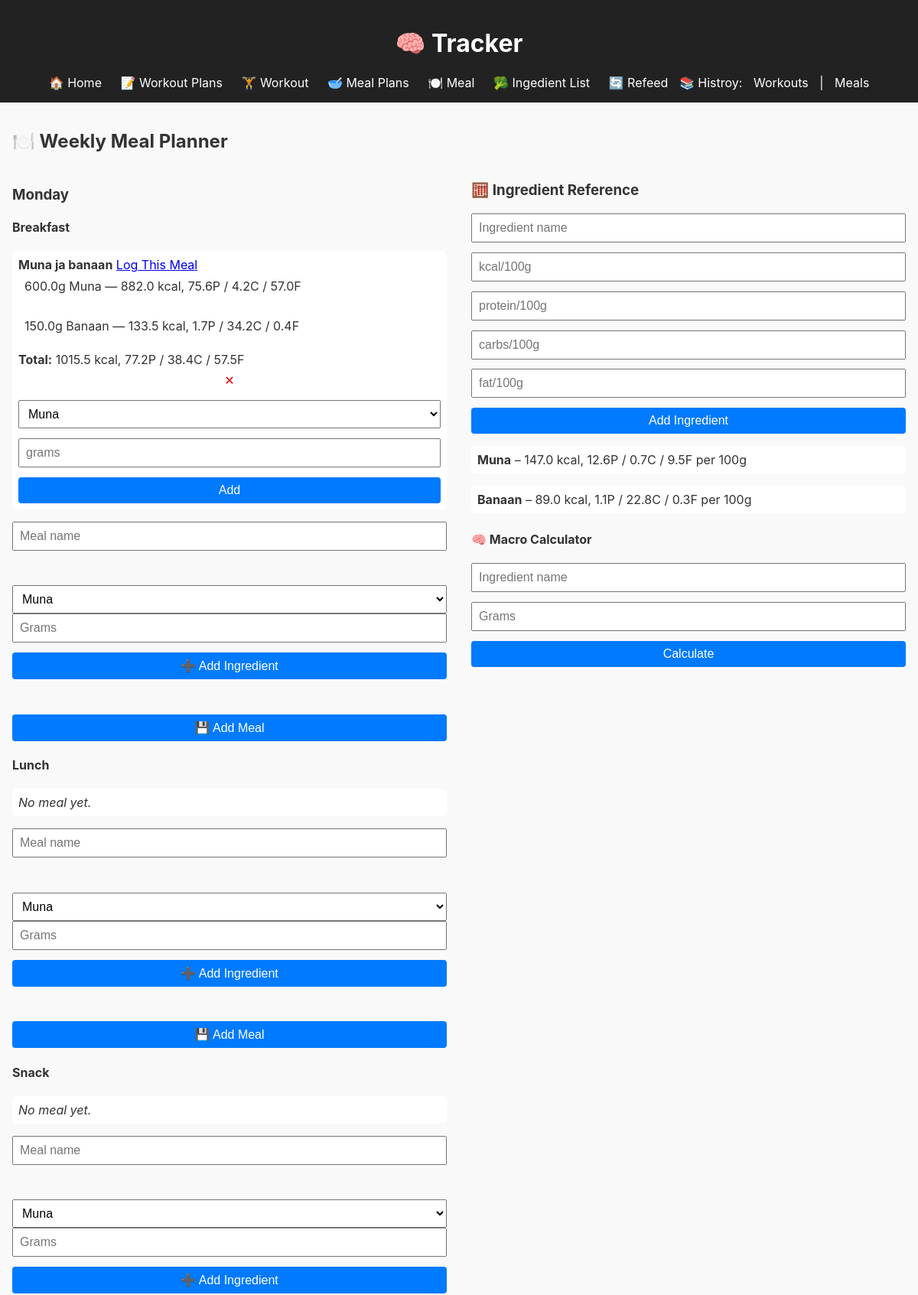
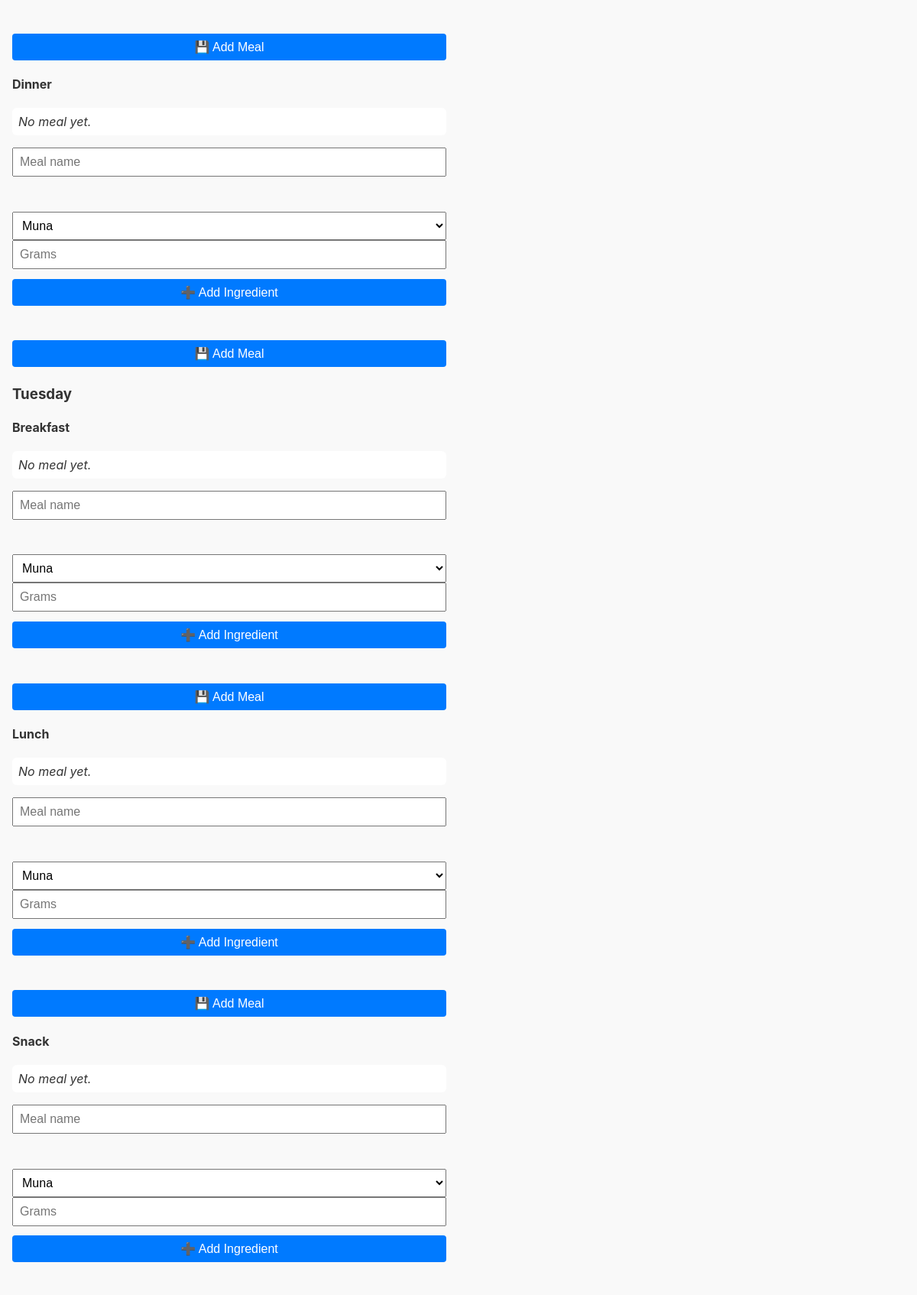
/meal_plans/ (upper part), run on the app's committed database (2 pictures, top to bottom).
### tables this page shows
CREATE TABLE meal_plans (
    id INTEGER PRIMARY KEY AUTOINCREMENT,
    day TEXT NOT NULL,
    meal_type TEXT NOT NULL,
    name TEXT NOT NULL,
    ingredients TEXT,
    calories REAL
);

CREATE TABLE meal_ingredients (
  id INTEGER PRIMARY KEY,
  meal_id INTEGER NOT NULL,
  ingredient_id INTEGER NOT NULL,
  grams REAL NOT NULL,
  FOREIGN KEY(meal_id) REFERENCES meal_plans(id),
  FOREIGN KEY(ingredient_id) REFERENCES ingredients(id)
);

CREATE TABLE ingredients (
    id INTEGER PRIMARY KEY AUTOINCREMENT,
    name TEXT NOT NULL UNIQUE,
    calories REAL NOT NULL,
    protein REAL NOT NULL,
    carbs REAL NOT NULL,
    fat REAL NOT NULL
);

### blueprints/meal_plans.py (the view)
@meal_plans_bp.route("/")
def meals_index():
    meals, ingredients = get_meals_with_macros()
    return render_template("plans/meal_index.html", meals=meals, ingredients=ingredients)

### database.py (called while the page is built)
def get_connection():
    conn = sqlite3.connect(DB_PATH)
    conn.row_factory = sqlite3.Row
    return conn

### templates/plans/meal_index.html (shortened to what this page needs)
{% extends "base.html" %}
{% block content %}
<h2>🍽️ Weekly Meal Planner</h2>
<div style="display: flex; gap: 2rem;">
<div style="flex: 1;">
  {% set days = ['Monday','Tuesday','Wednesday','Thursday','Friday','Saturday','Sunday'] %}
  {% set slots = ['Breakfast','Lunch','Snack','Dinner'] %}
  {% for d in days %}
    <h3 style="margin-top:1.5rem;">{{ d }}</h3>
    {% for slot in slots %}
      <h4>{{ slot }}</h4>
      <ul>
        {% for m in meals if m.day == d and m.meal_type == slot %}
          <li>
            <strong>{{ m.name }}</strong>
            <a href="{{ url_for('meals.log_meal', from_meal_id=m.id) }}">Log This Meal</a>
            <ul>
              {% for ing in m.ingredients %}
                <li>{{ ing.grams }}g {{ ing.name }} — {{ ing.calories }} kcal, {{ ing.protein }}P / {{ ing.carbs }}C / {{ ing.fat }}F</li>
              {% endfor %}
            </ul>
            <strong>Total:</strong> {{ m.totals.calories }} kcal, {{ m.totals.protein }}P / {{ m.totals.carbs }}C / {{ m.totals.fat }}F
            <form action="{{ url_for('meal_plans.delete_meal', meal_id=m.id) }}" method="POST" style="display:inline;">
              <button style="border:none;color:#d00;background:none;">✕</button>
            </form>
            <form action="{{ url_for('meal_plans.add_ingredient') }}" method="POST" style="margin-top: 0.5rem;">
              <select name="ingredient_id">
                {% for i in ingredients %}
                  <option value="{{ i.id }}">{{ i.name }}</option>
                {% endfor %}
              </select>
              <input name="grams" type="number" step="any" placeholder="grams" required>
              <button>Add</button>
            </form>
          </li>
        {% else %}
          <li><em>No meal yet.</em></li>
        {% endfor %}
      </ul>
      <form action="{{ url_for('meal_plans.add_meal') }}" method="POST" style="margin-bottom:1rem;">
        <input type="text" name="name" placeholder="Meal name" required><br>
        <div class="ingredients-container">
          <div class="ingredient-row">
            <select name="ingredient_name" required>
              {% for i in ingredients %}
                <option value="{{ i.name }}">{{ i.name }}</option>
              {% endfor %}
            </select>
            <input type="number" name="ingredient_grams" step="any" placeholder="Grams" required>
          </div>
        </div>
        <button type="button" onclick="addIngredientRow(this)">➕ Add Ingredient</button><br>
        <button type="submit">💾 Add Meal</button>
      </form>
    {% endfor %}
  {% endfor %}</div>
<div style="flex: 1;">
  <h3>🧮 Ingredient Reference</h3>
  <form method="POST" action="{{ url_for('ingredients.manage_ingredients') }}" style="margin-bottom: 1rem;">
    <input name="name" placeholder="Ingredient name" required>
    <input name="calories" type="number" step="any" placeholder="kcal/100g" required>
    <input name="protein" type="number" step="any" placeholder="protein/100g" required>
    <input name="carbs" type="number" step="any" placeholder="carbs/100g" required>
    <input name="fat" type="number" step="any" placeholder="fat/100g" required>
    <button>Add Ingredient</button>
  </form>
  <ul>
    {% for i in ingredients %}
      <li>
        <strong>{{ i.name }}</strong> – {{ i.calories }} kcal, {{ i.protein }}P / {{ i.carbs }}C / {{ i.fat }}F per 100g
      </li>
    {% endfor %}
  </ul>
  <h4 style="margin-top:1.5rem;">🧠 Macro Calculator</h4>
  <form action="{{ url_for('ingredients.calculate_macros') }}" method="POST">
    <input type="text" name="name" placeholder="Ingredient name" required>
    <input type="number" step="any" name="grams" placeholder="Grams" required>
    <button type="submit">Calculate</button>
  </form>
</div>
</div>
{% endblock %}

### static/style.css (style rules this page uses)
body { font-family: -apple-system, BlinkMacSystemFont, sans-serif; margin: 0; padding: 0; background: #f9f9f9; color: #333; }
form { display: flex; flex-direction: column; gap: 0.8rem; }
input, select, textarea, button { font-size: 1rem; padding: 0.5rem; width: 100%; box-sizing: border-box; }
button { background-color: #007aff; color: white; border: none; cursor: pointer; border-radius: 4px; }
ul { list-style-type: none; padding: 0; }
li { margin-bottom: 1rem; padding: 0.5rem; background: #fff; border-radius: 6px; }

### data on the page
meal_plans: name "Muna ja banaan", calories "882.0" "133.5", protein "75.6" "1.7", carbs "4.2" "34.2", fat "57.0" "0.4", totals.calories "1015.5", totals.protein "77.2", totals.carbs "38.4", totals.fat "57.5"
meal_ingredients: grams "600.0"
ingredients: name "Muna", name "Muna", calories "147.0", protein "12.6", carbs "0.7", fat "9.5"
meal_ingredients: grams "150.0"
ingredients: name "Banaan", name "Banaan", calories "89.0", protein "1.1", carbs "22.8", fat "0.3"

### other printed values
{{ d }} "Monday" "Tuesday"
{{ slot }} "Breakfast" "Lunch" "Snack" "Dinner" "Breakfast" "Lunch" "Snack"
form field ingredient_id "Muna"
form field ingredient_name "Muna"
